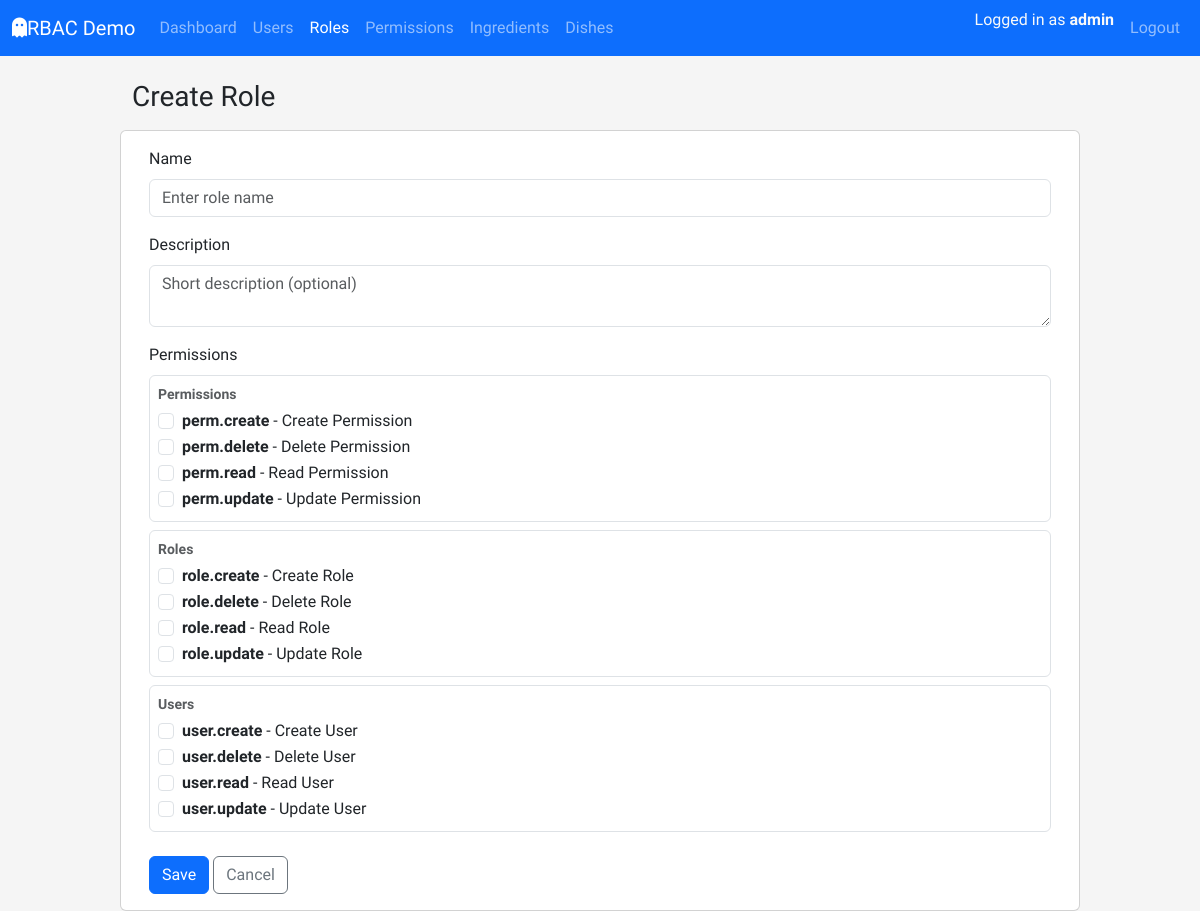
Page /roles/create (signed in) on the earlier database version.
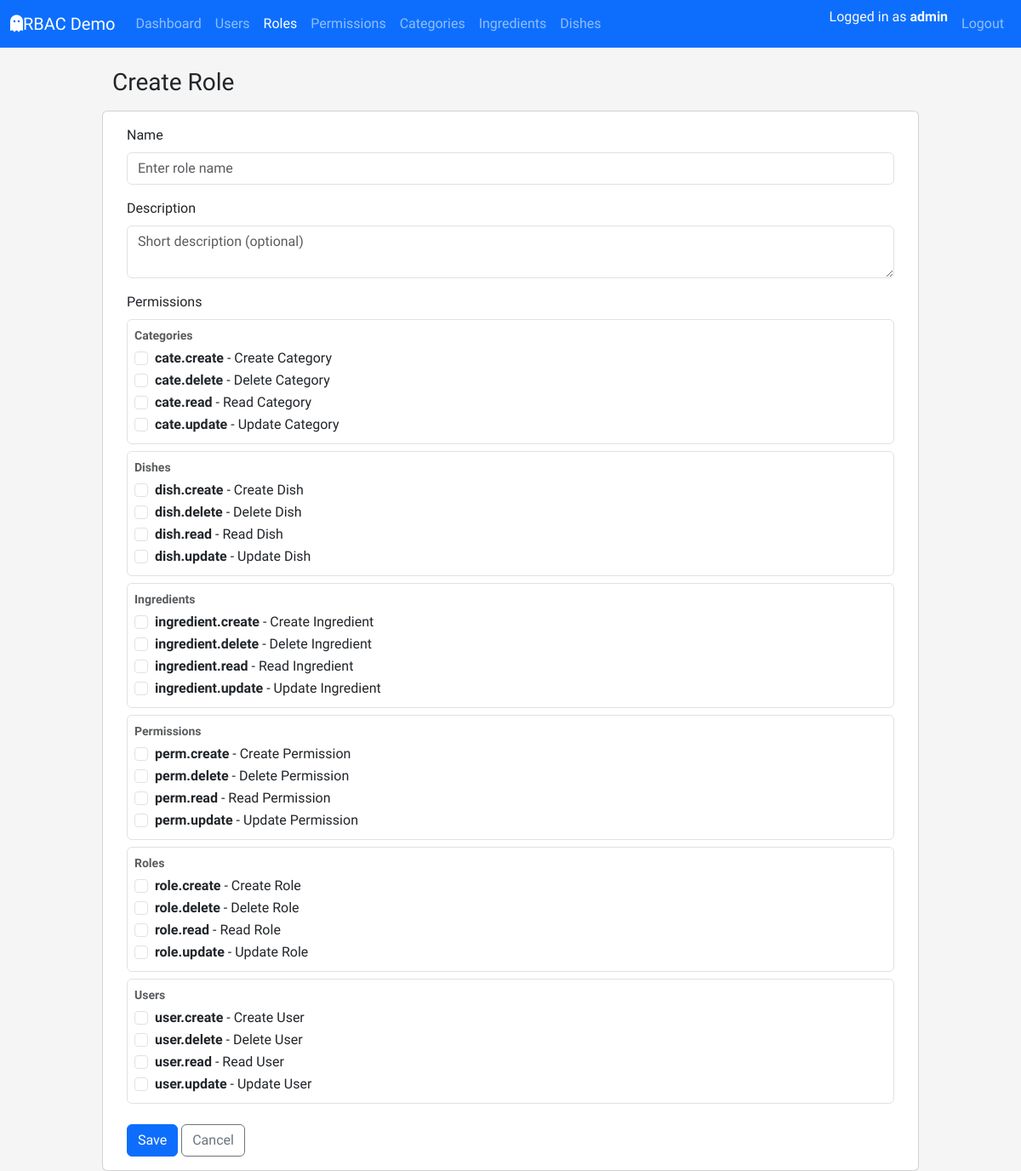
Same page on the later database version.
### app/models/permission.py (models this page shows, shortened)
class PermissionTable(db.Model):
    __tablename__ = "tbl_permissions"
    id = db.Column(db.Integer, primary_key=True)
    code = db.Column(db.String(64), unique=True, nullable=False, index=True)
    name = db.Column(db.String(120), nullable=False)
    description = db.Column(db.String(255))
    module = db.Column(db.String(80), nullable=False, default="General")
    created_at = db.Column(db.DateTime, default=datetime.utcnow, nullable=False)
    updated_at = db.Column(db.DateTime, default=datetime.utcnow,onupdate=datetime.utcnow, nullable=False)
    roles = db.relationship("RoleTable", secondary=tbl_role_permissions, back_populates="permissions")

### app/routes/roles_route.py (the view, shortened to what this page needs)
@role_bp.route('/create', methods=['GET', 'POST'])
@login_required
@permission_required(Perm.ROLE_CREATE)
def create():
    form = RoleCreateForm()
    return render_template("roles/create.html", form=form)

### app/forms/role_forms.py (shortened to what this page needs)
class RoleCreateForm(FlaskForm):
    name = StringField(
        "Name",
        validators=[DataRequired(), Length(min=1, max=80)],
        render_kw={"placeholder": "Enter role name"}
    )
    description = TextAreaField(
        "Description",
        render_kw={"placeholder": "Short description (optional)"}
    )
    permission_ids = MultiCheckboxField(
        "Permissions",
        coerce=int,
        render_kw={"placeholder": "Permissions granted to this role"}
    )
    submit = SubmitField("Save")
    def __init__(self, *args, **kwargs):
        super().__init__(*args, **kwargs)
        self.permission_ids.choices = _permission_choices()
        self.permissions_by_module = _permissions_grouped_by_module()

### app/forms/role_forms.py (called while the page is built)
def _permission_choices():
    return [
        (perm.id, f"{perm.code} - {perm.name}")
        for perm in db.session.scalars(
            db.select(PermissionTable).order_by(PermissionTable.code)
        )
    ]

### app/models/user.py (called while the page is built)
    def get_permission_codes(self) -> set[str]:
        return {perm.code for role in self.roles for perm in role.permissions}

    def has_permission(self, permission_code: str) -> bool:
        return permission_code in self.get_permission_codes()

### app/templates/roles/create.html (shortened to what this page needs)
{% extends "layouts/base.html" %}
{% block content %}
    <div class="row">
        <div class="col-lg-8 col-xl-7">
            <div class="d-flex justify-content-between align-items-center mb-3">
                <h1 class="h3 mb-0">Create Role</h1>
            </div>
        </div>
        <div class="card">
            <div class="card-body">
                {% include "roles/_form.html" %}
            </div>
        </div>
    </div>
{% endblock  %}

### app/templates/layouts/base.html (shortened to what this page needs)
<!doctype html>
<html lang="en">
  <head>
    <link
      href="https://cdn.jsdelivr.net/npm/bootstrap@5.3.8/dist/css/bootstrap.min.css"
      rel="stylesheet"
    />
    <link
      rel="stylesheet"
      href="{{ url_for('static', filename='css/style.css') }}"
    />
  </head>
  <body>
    <nav class="navbar navbar-expand-lg navbar-dark bg-primary mb-4">
      <div class="container-fluid">
        <a class="navbar-brand" href="#">
          <i class="fa-solid fa-ghost"></i>RBAC Demo
        </a>
        <div class="collapse navbar-collapse" id="navbarMain">
          <ul class="navbar-nav me-auto mb-2 mb-lg-0">
            <li class="nav-item">
              <a
                class="nav-link {% if request.blueprint == 'dashboard' %}active{% endif %}"
                href="{{ url_for('dashboard.index') }}"
                >Dashboard</a
              >
            </li>
            {% if current_user.is_authenticated and
            current_user.has_permission(perm.USER_READ) %}
            <li class="nav-item">
              <a
                class="nav-link {% if request.blueprint == 'tbl_users' %}active{% endif %}"
                href="{{ url_for('tbl_users.index') }}"
                >Users</a
              >
            </li>
            {% endif %}
            {% if current_user.is_authenticated and
            current_user.has_permission(perm.ROLE_READ) %}
            <li class="nav-item">
              <a
                class="nav-link {% if request.blueprint == 'tbl_roles' %}active{% endif %}"
                href="{{ url_for('tbl_roles.index') }}"
                >Roles</a
              >
            </li>
            {% endif %}
            {% if current_user.is_authenticated and
            current_user.has_permission(perm.PERM_READ) %}
            <li class="nav-item">
              <a
                class="nav-link {% if request.blueprint == 'tbl_perms' %}active{% endif %}"
                href="{{ url_for('tbl_perms.index') }}"
                >Permissions</a
              >
            </li>
            {% endif %}
            {% if current_user.is_authenticated and
            current_user.has_permission(perm.CATE_READ)%}
            <li class="nav-item">
              <a
                class="nav-link {% if request.blueprint == 'tbl_cate' %}active{% endif %}"
                href="{{ url_for('tbl_cate.index') }}"
                >Categories</a
              >
            </li>
            {% endif %}
            {% if current_user.is_authenticated %}
            <li class="nav-item">
              <a
                class="nav-link {% if request.blueprint == 'tbl_ingredient' %}active{% endif %}"
                href="{{ url_for('tbl_ingredient.index') }}"
                >Ingredients</a
              >
            </li>
            {% endif %}
            {% if current_user.is_authenticated %}
            <li class="nav-item">
              <a
                class="nav-link {% if request.blueprint == 'tbl_dish' %}active{% endif %}"
                href="{{ url_for('tbl_dish.index') }}"
                >Dishes</a
              >
            </li>
            {% endif %}
          </ul>
          <ul class="navbar-nav ms-auto mb-2 mb-lg-0">
            {% if current_user.is_authenticated %}
            <li class="nav-item">
              <span class="navbar-text me-2 text-light">
                Logged in as <strong>{{ current_user.username }}</strong>
              </span>
            </li>
            <li class="nav-item">
              <a href="{{ url_for('auth.logout') }}" class="nav-link">Logout</a>
            </li>
            {% else %}
            <li class="nav-item">
              <a href="{{ url_for('auth.login') }}" class="nav-link">Login</a>
            </li>
            {% endif %}
          </ul>
        </div>
      </div>
    </nav>
    <main class="container">
       {% block content %}{% endblock %}
    </main>
  </body>
</html>

### app/templates/roles/_form.html (shortened to what this page needs)
<form method="POST">
  <div class="mb-3">
    {{ form.name.label(class="form-label") }} {{ form.name(class="form-control")
    }}
  </div>
  <div class="mb-3">
    {{ form.description.label(class="form-label") }} {{
    form.description(class="form-control") }}
  </div>
  <div class="mb-3">
    <label class="form-label">{{ form.permission_ids.label.text }}</label>
    {% if form.permissions_by_module %}
    {% for module_name, perms in form.permissions_by_module.items() %}
    <div class="border rounded p-2 mb-2">
      <div class="fw-bold small text-muted mb-1">{{ module_name }}</div>
      {% for perm in perms %}
      <div class="form-check">
        <input
          type="checkbox"
          class="form-check-input"
          id="perm_{{ perm.id }}"
          name="{{ form.permission_ids.name }}"
          value="{{ perm.id }}"
        />
        <label class="form-check-label" for="perm_{{ perm.id }}">
          <strong>{{ perm.code }}</strong> - {{ perm.name }}
        </label>
      </div>
      {% endfor %}
    </div>
    {% endfor %}
    {% else %}
    <p class="text-muted small">No permission defined yet.</p>
    {% endif %}
  </div>
  <div class="mt-4">
    {{ form.submit(class="btn btn-primary") }}
    <a href="{{ url_for('tbl_roles.index') }}" class="btn btn-outline-secondary">
        Cancel
    </a>
</div>
</form>

Differences in the rows shown:
added PermissionTable: module "Categories", code "cate.create", name "Create Category"
added PermissionTable: code "cate.delete", name "Delete Category", shown under "Categories"
added PermissionTable: code "cate.read", name "Read Category", shown under "Categories"
added PermissionTable: code "cate.update", name "Update Category", shown under "Categories"
added PermissionTable: module "Dishes", code "dish.create", name "Create Dish"
added PermissionTable: code "dish.delete", name "Delete Dish", shown under "Dishes"
added PermissionTable: code "dish.read", name "Read Dish", shown under "Dishes"
added PermissionTable: code "dish.update", name "Update Dish", shown under "Dishes"
added PermissionTable: module "Ingredients", code "ingredient.create", name "Create Ingredient"
added PermissionTable: code "ingredient.delete", name "Delete Ingredient", shown under "Ingredients"
added PermissionTable: code "ingredient.read", name "Read Ingredient", shown under "Ingredients"
added PermissionTable: code "ingredient.update", name "Update Ingredient", shown under "Ingredients"
Other differences:
text now shown: "Categories"
